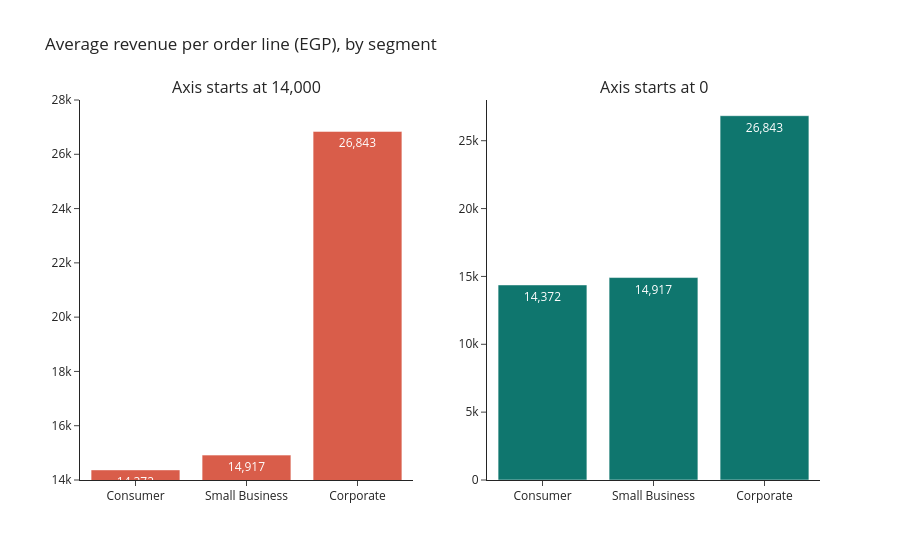

Source (notebook cell):
### Markdown cell above
---
## 3. Reading charts correctly

A chart can be computed correctly and still mislead. Five common traps:

### 3.1 Bars must start at 0

A bar encodes its value by its **length**. Cut the axis and the lengths lie:

### Code cell
aov = (sales[sales["segment"] != "Unknown"].groupby("segment", as_index=False)["revenue"].mean()
       .sort_values("revenue"))
LOW = 14_000                                  # where the misleading axis starts
fig = make_subplots(rows=1, cols=2, subplot_titles=[f"Axis starts at {LOW:,}", "Axis starts at 0"])
fig.add_bar(x=aov["segment"], y=aov["revenue"], marker_color=CORAL, texttemplate="%{y:,.0f}", row=1, col=1)
fig.add_bar(x=aov["segment"], y=aov["revenue"], marker_color=TEAL, texttemplate="%{y:,.0f}", row=1, col=2)
fig.update_yaxes(range=[LOW, 28_000], row=1, col=1).update_yaxes(range=[0, 28_000], row=1, col=2)
fig.update_layout(showlegend=False, title="Average revenue per order line (EGP), by segment")

a = aov.set_index("segment")["revenue"]
print(f"Small Business vs Consumer: real difference {a['Small Business'] / a['Consumer'] - 1:.0%}, "
      f"bar length {(a['Small Business'] - LOW) / (a['Consumer'] - LOW) - 1:.0%} longer on the left chart")
fig

### Figure 1 — Plotly figure (JSON) as saved in the notebook; plotly's stock layout.template omitted (floating-point values rounded to 4 significant figures)
{"data": [{"marker": {"color": "#D95D4A"}, "texttemplate": "%{y:,.0f}", "type": "bar", "x": ["Consumer", "Small Business", "Corporate"], "xaxis": "x", "y": [14370.0, 14920.0, 26840.0], "yaxis": "y"}, {"marker": {"color": "#0F766E"}, "texttemplate": "%{y:,.0f}", "type": "bar", "x": ["Consumer", "Small Business", "Corporate"], "xaxis": "x2", "y": [14370.0, 14920.0, 26840.0], "yaxis": "y2"}], "layout": {"annotations": [{"font": {"size": 16}, "showarrow": false, "text": "Axis starts at 14,000", "x": 0.225, "xanchor": "center", "xref": "paper", "y": 1.0, "yanchor": "bottom", "yref": "paper"}, {"font": {"size": 16}, "showarrow": false, "text": "Axis starts at 0", "x": 0.775, "xanchor": "center", "xref": "paper", "y": 1.0, "yanchor": "bottom", "yref": "paper"}], "showlegend": false, "title": {"text": "Average revenue per order line (EGP), by segment"}, "xaxis": {"anchor": "y", "domain": [0.0, 0.45]}, "xaxis2": {"anchor": "y2", "domain": [0.55, 1.0]}, "yaxis": {"anchor": "x", "domain": [0.0, 1.0], "range": [14000, 28000]}, "yaxis2": {"anchor": "x2", "domain": [0.0, 1.0], "range": [0, 28000]}}}
